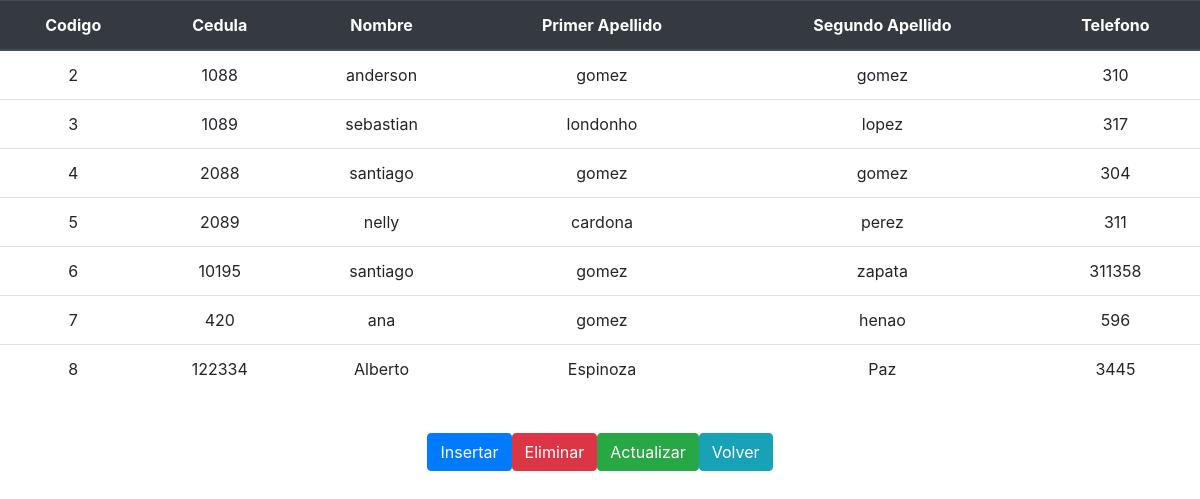
The page /Lista/lista_empleado.php on the database its author committed.
### tables this page shows
CREATE TABLE IF NOT EXISTS `empleado` (
  `codigo_empleado` int(11) NOT NULL AUTO_INCREMENT,
  `cedula` int(11) NOT NULL,
  `nombre` varchar(25) NOT NULL,
  `apellido1` varchar(25) NOT NULL,
  `apellido2` varchar(25) NOT NULL,
  `telefono` int(11) NOT NULL,
  `eliminar` int(11) NOT NULL,
  PRIMARY KEY (`codigo_empleado`)
);

### Lista/lista_empleado.php (the view, shortened to what this page needs)
<!DOCTYPE html>
<html>
	<head>
                <link rel="stylesheet" href="../css/bootstrap.min.css">
	</head>
	<body>
                    <table align="center" class="table">
                        <thead class="thead-dark">
                            <tr>
                                <th class="thead-dark" scope="col"><center>Codigo</center></th>
                                <th class="thead-dark" scope="col"><center>Cedula</center></th>
                                <th class="thead-dark" scope="col"><center>Nombre</center></th>
                                <th class="thead-dark" scope="col"><center>Primer Apellido</center></th>
                                <th class="thead-dark" scope="col"><center>Segundo Apellido</center></th>
                                <th class="thead-dark" scope="col"><center>Telefono</center></th>
                            </tr>
                            </thead>
					<?php
						require('../conexion.php');
						$query="SELECT * FROM empleado WHERE eliminar = 0 ORDER BY codigo_empleado";
						$resultado=mysqli_query($link,$query);
						while ($extraido= mysqli_fetch_array($resultado)) {
							echo "<tr align='center'><td>".$extraido['codigo_empleado']."</td>";
							echo "<td>".$extraido['cedula']."</td>";
							echo "<td>".$extraido['nombre']."</td>";
							echo "<td>".$extraido['apellido1']."</td>";
							echo "<td>".$extraido['apellido2']."</td>";
							echo "<td>".$extraido['telefono']."</td></tr>";
						}
					?>
            </table>
            <center> <table align="center">
		<BR>
		<tr>
			<input class="btn btn-primary" type="button" name="insert" value="Insertar" onclick="window.location.href='../HTML/insertar_empleado.html'">
			<input class="btn btn-danger" type="button" name="delete" value="Eliminar" onclick="window.location.href='../Eliminar/Eliminar_empleado.php'">
			<input class="btn btn-success" type="button" name="update" value="Actualizar" onclick="window.location.href='../Actualizar/actualizar_empleado.php'">
			<input class="btn btn-info" type="button" name="volver" value="Volver" onclick="window.location.href='../index.php'">
		</tr>
		</table>
                </center>
	</body>
</html>

### rows shown on the page
empleado: codigo_empleado "2", cedula "1088", nombre "anderson", apellido1 "gomez", apellido2 "gomez", telefono "310"
empleado: codigo_empleado "3", cedula "1089", nombre "sebastian", apellido1 "londonho", apellido2 "lopez", telefono "317"
empleado: codigo_empleado "4", cedula "2088", nombre "santiago", apellido1 "gomez", apellido2 "gomez", telefono "304"
empleado: codigo_empleado "5", cedula "2089", nombre "nelly", apellido1 "cardona", apellido2 "perez", telefono "311"
empleado: codigo_empleado "6", cedula "10195", nombre "santiago", apellido1 "gomez", apellido2 "zapata", telefono "311358"
empleado: codigo_empleado "7", cedula "420", nombre "ana", apellido1 "gomez", apellido2 "henao", telefono "596"
empleado: codigo_empleado "8", cedula "122334", nombre "Alberto", apellido1 "Espinoza", apellido2 "Paz", telefono "3445"
